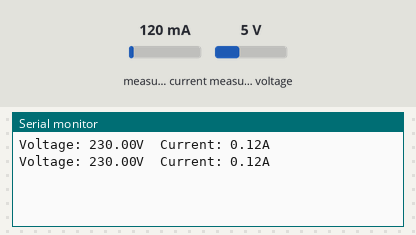
Simulated run of this sketch. Board: Arduino Uno, built with avr-gcc and run on an emulated ATmega328P. On the bench: the last lines printed to the serial monitor. The test bench sets the inputs (shaded band); at power-on: measured current 120 mA, measured voltage 5 V.

Above: at 5.8 s.
5.9 s: measured current set to 40 mA
At 10.6 s:
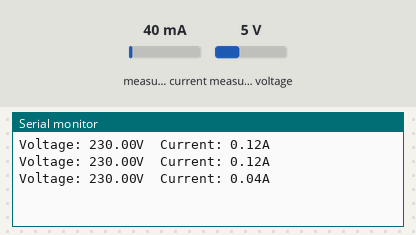
11.9 s: measured voltage set to 0.3 V
At 16.5 s:
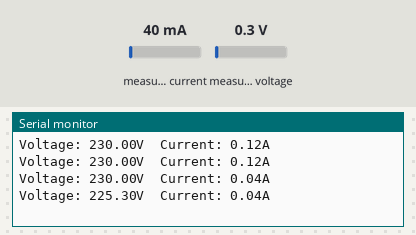
17.9 s: measured current set to 500 mA
At 21.1 s:
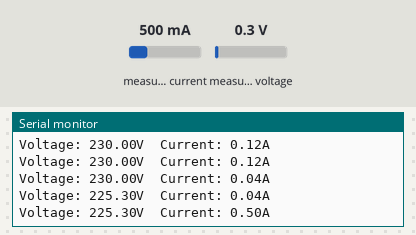
Timing chart, 0 to 22.6 s (numbered marks = the images above; inputs shaded):
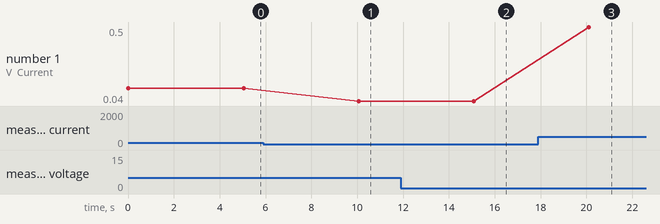

Measured:
- after the input at 5.9 s, the serial monitor: prints a new line after 4.2 s (image 1)
- after the input at 11.9 s, the serial monitor: prints a new line after 3.2 s (image 2)
- after the input at 17.9 s, the serial monitor: prints a new line after 2.2 s (image 3)
- plotted number 1: 0.12 → 0.04 after the input at 5.9 s, 0.04 → 0.5 after the input at 17.9 s

The sketch:

PZEM1.ino
```cpp
#include <SoftwareSerial.h>
#include <PZEM004Tv30.h>
#include <Wire.h>
//#include <SoftwareSerial.h>

PZEM004Tv30 pzem(15, 14);

void setup() {
  Serial.begin(9600);
}

void loop() {
  float voltage = pzem.voltage();
  float current = pzem.current();

  Serial.print("Voltage: ");
  Serial.print(voltage);
  Serial.print("V\tCurrent: ");
  Serial.print(current);
  Serial.println("A");

  delay(5000); // Adjust the delay as needed
}
```
